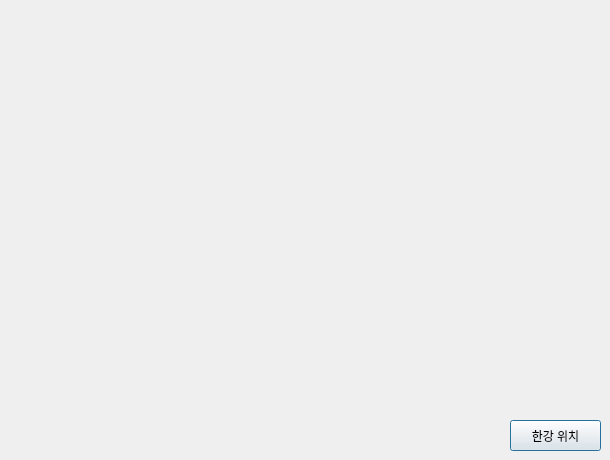
<?xml version="1.0" encoding="UTF-8"?>
<ui version="4.0">
 <class>Dialog</class>
 <widget class="QDialog" name="Dialog">
  <property name="geometry">
   <rect>
    <x>0</x>
    <y>0</y>
    <width>610</width>
    <height>460</height>
   </rect>
  </property>
  <property name="windowTitle">
   <string>Dialog</string>
  </property>
  <widget class="QPushButton" name="HanRiverMap">
   <property name="geometry">
    <rect>
     <x>510</x>
     <y>420</y>
     <width>91</width>
     <height>31</height>
    </rect>
   </property>
   <property name="text">
    <string>한강 위치</string>
   </property>
  </widget>
 </widget>
 <resources/>
 <connections/>
</ui>
